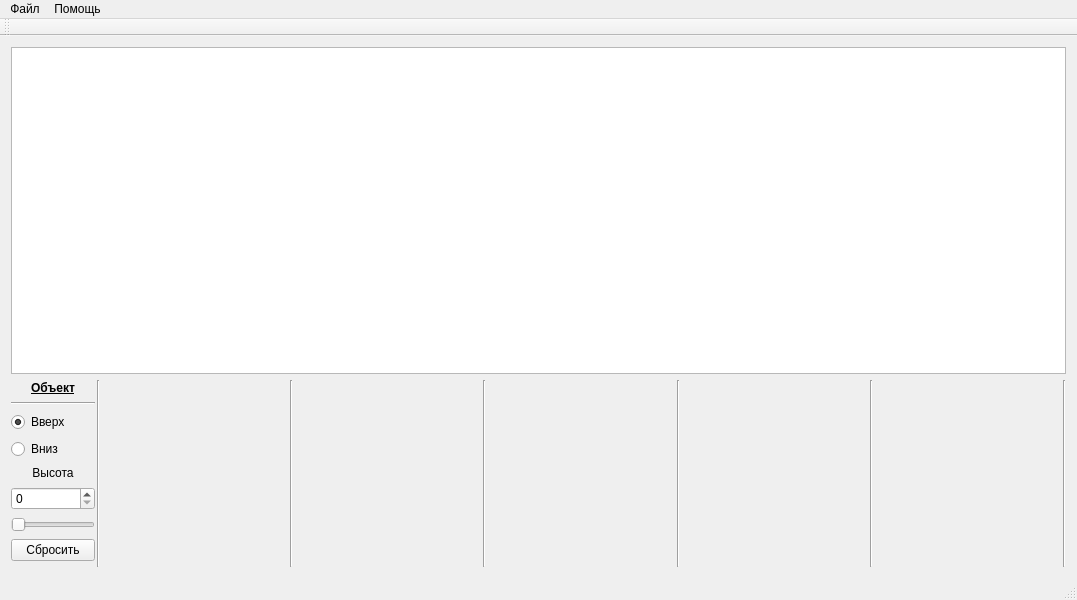
<?xml version="1.0" encoding="UTF-8"?>
<ui version="4.0">
 <class>MainWindow</class>
 <widget class="QMainWindow" name="MainWindow">
  <property name="geometry">
   <rect>
    <x>0</x>
    <y>0</y>
    <width>1077</width>
    <height>600</height>
   </rect>
  </property>
  <property name="sizePolicy">
   <sizepolicy hsizetype="Expanding" vsizetype="Expanding">
    <horstretch>0</horstretch>
    <verstretch>0</verstretch>
   </sizepolicy>
  </property>
  <property name="minimumSize">
   <size>
    <width>900</width>
    <height>600</height>
   </size>
  </property>
  <property name="windowTitle">
   <string>Оптический эксперимент</string>
  </property>
  <property name="locale">
   <locale language="Russian" country="Russia"/>
  </property>
  <widget class="QWidget" name="centralWidget">
   <layout class="QVBoxLayout" name="verticalLayout_2">
    <item>
     <widget class="QGraphicsView" name="graphicsView">
      <property name="enabled">
       <bool>true</bool>
      </property>
      <property name="sizePolicy">
       <sizepolicy hsizetype="Expanding" vsizetype="Expanding">
        <horstretch>0</horstretch>
        <verstretch>0</verstretch>
       </sizepolicy>
      </property>
      <property name="minimumSize">
       <size>
        <width>880</width>
        <height>300</height>
       </size>
      </property>
     </widget>
    </item>
    <item>
     <layout class="QHBoxLayout" name="horizontalLayout">
      <property name="spacing">
       <number>2</number>
      </property>
      <property name="sizeConstraint">
       <enum>QLayout::SetMaximumSize</enum>
      </property>
      <item>
       <layout class="QVBoxLayout" name="verticalLayout">
        <property name="rightMargin">
         <number>0</number>
        </property>
        <item>
         <widget class="QLabel" name="label">
          <property name="sizePolicy">
           <sizepolicy hsizetype="Preferred" vsizetype="Fixed">
            <horstretch>0</horstretch>
            <verstretch>0</verstretch>
           </sizepolicy>
          </property>
          <property name="font">
           <font>
            <weight>75</weight>
            <bold>true</bold>
            <underline>true</underline>
           </font>
          </property>
          <property name="text">
           <string>Объект</string>
          </property>
          <property name="alignment">
           <set>Qt::AlignCenter</set>
          </property>
         </widget>
        </item>
        <item>
         <widget class="Line" name="line_6">
          <property name="orientation">
           <enum>Qt::Horizontal</enum>
          </property>
         </widget>
        </item>
        <item>
         <widget class="QRadioButton" name="toUp">
          <property name="font">
           <font>
            <pointsize>9</pointsize>
           </font>
          </property>
          <property name="text">
           <string>Вверх</string>
          </property>
          <property name="checked">
           <bool>true</bool>
          </property>
         </widget>
        </item>
        <item>
         <widget class="QRadioButton" name="toDown">
          <property name="font">
           <font>
            <pointsize>9</pointsize>
           </font>
          </property>
          <property name="text">
           <string>Вниз</string>
          </property>
         </widget>
        </item>
        <item>
         <widget class="QLabel" name="label_2">
          <property name="sizePolicy">
           <sizepolicy hsizetype="Preferred" vsizetype="Fixed">
            <horstretch>0</horstretch>
            <verstretch>0</verstretch>
           </sizepolicy>
          </property>
          <property name="text">
           <string>Высота</string>
          </property>
          <property name="alignment">
           <set>Qt::AlignCenter</set>
          </property>
         </widget>
        </item>
        <item>
         <widget class="QSpinBox" name="objectHeight">
          <property name="maximum">
           <number>150</number>
          </property>
         </widget>
        </item>
        <item>
         <widget class="QSlider" name="horizontalSlider">
          <property name="maximum">
           <number>150</number>
          </property>
          <property name="orientation">
           <enum>Qt::Horizontal</enum>
          </property>
         </widget>
        </item>
        <item>
         <widget class="QPushButton" name="pushButton">
          <property name="sizePolicy">
           <sizepolicy hsizetype="Preferred" vsizetype="Fixed">
            <horstretch>1</horstretch>
            <verstretch>1</verstretch>
           </sizepolicy>
          </property>
          <property name="font">
           <font>
            <pointsize>9</pointsize>
           </font>
          </property>
          <property name="text">
           <string>Сбросить</string>
          </property>
         </widget>
        </item>
       </layout>
      </item>
      <item>
       <widget class="Line" name="line_7">
        <property name="orientation">
         <enum>Qt::Vertical</enum>
        </property>
       </widget>
      </item>
      <item>
       <widget class="LenseSetupWindow" name="lense1" native="true">
        <property name="sizePolicy">
         <sizepolicy hsizetype="Expanding" vsizetype="Fixed">
          <horstretch>1</horstretch>
          <verstretch>0</verstretch>
         </sizepolicy>
        </property>
        <property name="minimumSize">
         <size>
          <width>180</width>
          <height>187</height>
         </size>
        </property>
       </widget>
      </item>
      <item>
       <widget class="Line" name="line">
        <property name="orientation">
         <enum>Qt::Vertical</enum>
        </property>
       </widget>
      </item>
      <item>
       <widget class="LenseSetupWindow" name="lense2" native="true">
        <property name="sizePolicy">
         <sizepolicy hsizetype="Expanding" vsizetype="Fixed">
          <horstretch>1</horstretch>
          <verstretch>0</verstretch>
         </sizepolicy>
        </property>
        <property name="minimumSize">
         <size>
          <width>180</width>
          <height>187</height>
         </size>
        </property>
       </widget>
      </item>
      <item>
       <widget class="Line" name="line_2">
        <property name="orientation">
         <enum>Qt::Vertical</enum>
        </property>
       </widget>
      </item>
      <item>
       <widget class="LenseSetupWindow" name="lense3" native="true">
        <property name="sizePolicy">
         <sizepolicy hsizetype="Expanding" vsizetype="Fixed">
          <horstretch>1</horstretch>
          <verstretch>0</verstretch>
         </sizepolicy>
        </property>
        <property name="minimumSize">
         <size>
          <width>180</width>
          <height>187</height>
         </size>
        </property>
       </widget>
      </item>
      <item>
       <widget class="Line" name="line_3">
        <property name="orientation">
         <enum>Qt::Vertical</enum>
        </property>
       </widget>
      </item>
      <item>
       <widget class="LenseSetupWindow" name="lense4" native="true">
        <property name="sizePolicy">
         <sizepolicy hsizetype="Expanding" vsizetype="Fixed">
          <horstretch>1</horstretch>
          <verstretch>0</verstretch>
         </sizepolicy>
        </property>
        <property name="minimumSize">
         <size>
          <width>180</width>
          <height>187</height>
         </size>
        </property>
       </widget>
      </item>
      <item>
       <widget class="Line" name="line_4">
        <property name="orientation">
         <enum>Qt::Vertical</enum>
        </property>
       </widget>
      </item>
      <item>
       <widget class="LenseSetupWindow" name="lense5" native="true">
        <property name="sizePolicy">
         <sizepolicy hsizetype="Expanding" vsizetype="Fixed">
          <horstretch>1</horstretch>
          <verstretch>0</verstretch>
         </sizepolicy>
        </property>
        <property name="minimumSize">
         <size>
          <width>180</width>
          <height>187</height>
         </size>
        </property>
       </widget>
      </item>
      <item>
       <widget class="Line" name="line_5">
        <property name="orientation">
         <enum>Qt::Vertical</enum>
        </property>
       </widget>
      </item>
     </layout>
    </item>
   </layout>
  </widget>
  <widget class="QMenuBar" name="menuBar">
   <property name="geometry">
    <rect>
     <x>0</x>
     <y>0</y>
     <width>1077</width>
     <height>25</height>
    </rect>
   </property>
   <widget class="QMenu" name="menuFile">
    <property name="title">
     <string>Файл</string>
    </property>
    <addaction name="actionNew"/>
    <addaction name="separator"/>
    <addaction name="actionOpen"/>
    <addaction name="actionSave"/>
    <addaction name="separator"/>
    <addaction name="action_3"/>
   </widget>
   <widget class="QMenu" name="menu">
    <property name="title">
     <string>Помощь</string>
    </property>
    <addaction name="action_4"/>
    <addaction name="action_5"/>
   </widget>
   <addaction name="menuFile"/>
   <addaction name="menu"/>
  </widget>
  <widget class="QToolBar" name="mainToolBar">
   <attribute name="toolBarArea">
    <enum>TopToolBarArea</enum>
   </attribute>
   <attribute name="toolBarBreak">
    <bool>false</bool>
   </attribute>
  </widget>
  <widget class="QStatusBar" name="statusBar"/>
  <action name="actionNew">
   <property name="text">
    <string>Новый</string>
   </property>
  </action>
  <action name="actionOpen">
   <property name="text">
    <string>Открыть</string>
   </property>
  </action>
  <action name="actionSave">
   <property name="text">
    <string>Сохранить</string>
   </property>
  </action>
  <action name="action_3">
   <property name="text">
    <string>Выйти</string>
   </property>
  </action>
  <action name="action_4">
   <property name="text">
    <string>О программе</string>
   </property>
  </action>
  <action name="action_5">
   <property name="text">
    <string>Сайт</string>
   </property>
  </action>
 </widget>
 <layoutdefault spacing="6" margin="11"/>
 <customwidgets>
  <customwidget>
   <class>LenseSetupWindow</class>
   <extends>QWidget</extends>
   <header>lensesetupwindow.h</header>
   <container>1</container>
  </customwidget>
 </customwidgets>
 <resources/>
 <connections/>
</ui>
